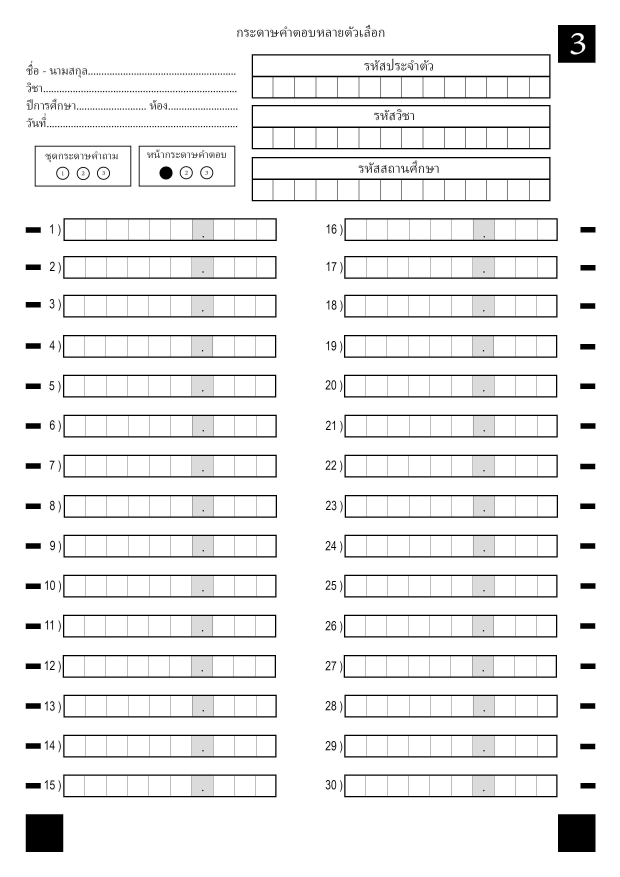
#> input picture T3/template3_page1_role.jpg, 2480 x 3508 px (shown at 1/4 size)
$ python -i t3ink.py   (imports and definitions only)
#> lines starting #> are read from the running program, lines starting #| are printed output that depends on the picture; after the words box and inside, x2 and y2 are one past the last pixel; in counts of white or black regions, pixels touching at a corner belong together
#> further down, picture is the input picture: shape (3508, 2480, 3); min 0, max 255, mean 238.5
### t3core.py
"""ฟังก์ชันประมวลผลภาพของ Template 3 (ไม่มี deep learning)
flatten แสง -> หาจุดอ้างอิง (สี่เหลี่ยมดำ/กล่องเลข 3/ขีดแถว) -> วัด layout จาก template
-> จัดภาพเป็น 1654x2339 (ลองหมุน 0/180/90/270) -> แบ่งช่อง -> Character Check (ink ratio) -> เตรียมช่อง 32x32
"""
import cv2, json, numpy as np

STD_W, STD_H = 1654, 2339          # ขนาดมาตรฐานหลังจัดภาพ (A4 @200dpi)
N_CELLS = 10                        # ช่องต่อแถวคำตอบ
DECIMAL_IDX = 6                     # ช่องที่ 7 (index 6) = จุดทศนิยม (พิมพ์ไว้แล้ว)
HEADER_CELLS = 14                   # ช่องต่อแถวรหัส

def to_std(img):
    return cv2.resize(img, (STD_W, STD_H), interpolation=cv2.INTER_AREA)
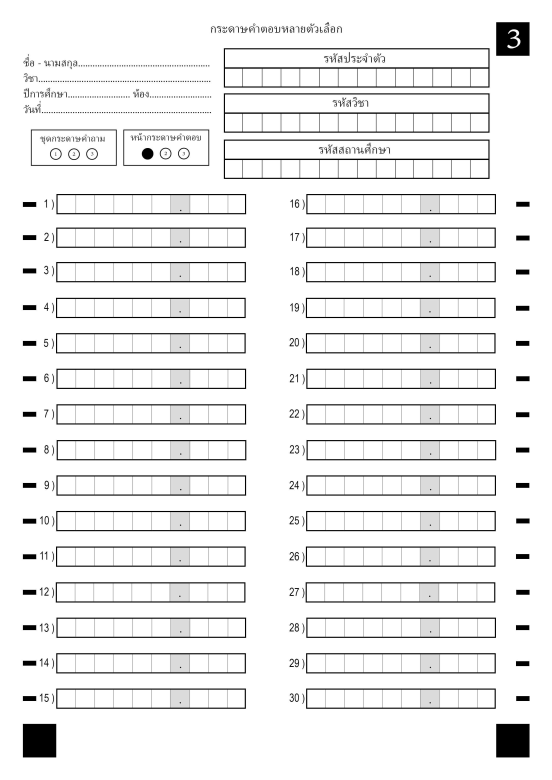
#> returned value: shape (2339, 1654, 3) (shown at 1/3 size); min 0, max 255, mean 238.5

# [54 lines left out: functions flatten, binarize, find_markers, not called in this run]

def marker_array(m):
    return np.float32([m["tl"], m["tr"], m["br"], m["bl"]])

# ---------------------------------------------------------------- layout (วัดจาก template เปล่า)
# [110 lines left out: functions _rects, build_layout, _dedup, find_page, _order, _align_once and 2 more, not called in this run]

ROTS = [None, cv2.ROTATE_180, cv2.ROTATE_90_CLOCKWISE, cv2.ROTATE_90_COUNTERCLOCKWISE]
# วัดจาก 30 รูปจริง + template (2026-10-14): ทิศถูก 0.863–0.999, หมุนผิด/สะท้อน ≤ 0.61 -> ตัดกลาง ๆ
MIN_SCORE = 0.7

# [56 lines left out: functions align, refine_rect, split_row, not called in this run]

INK_LEVEL = 185   # ค่าความสว่าง (หลัง flatten) ที่ถือว่าเป็นหมึกสำหรับ Character Check — กระดาษ ~255

DIGIT_LEVEL = 200  # threshold สำหรับตัดรูปตัวเลข (หลวมกว่า เก็บเส้นจาง)

def ink_mask(cell, level=None):
    m = (cell < (level or INK_LEVEL)).astype(np.uint8) * 255
    return cv2.morphologyEx(m, cv2.MORPH_OPEN, np.ones((2, 2), np.uint8))   # ลบจุด noise

# [22 lines left out: function remove_border_lines, not called in this run]

def ink_ratio(cell):
    """สัดส่วนหมึกในช่อง (Character Check: ว่างหรือไม่) ไม่นับเศษเส้นตาราง"""
    return float(remove_border_lines(ink_mask(cell)).mean() / 255)

# [6 lines left out: function bubble_filled, not called in this run]

PAPER_LEVEL = 248  # พื้นกระดาษปกติหลัง flatten (p1 ของช่องในแผ่น train ของเรา ~253)

# [23 lines left out: functions digit_level, prep_cell, not called in this run]

### t3ink.py
"""ตัดช่องตาม "หมึกจริง" แทนกรอบตายตัว — แก้เขียนทับเส้นข้าง / ลอยทับเส้นบน / ตัวใหญ่ล้น
1) ลบเส้นตาราง: ใช้ template เปล่าที่จัดแล้ว -> ตำแหน่งเส้นพิมพ์ (ขยาย 3px) ลบออกจากหมึก
2) หาก้อนหมึก (connected components) ในแถบรอบแถว (เผื่อขึ้นบน 0.9 เท่าความสูงช่อง)
3) ก้อนหมึกแต่ละก้อน -> ไปแถวที่จุดศูนย์กลางใกล้ที่สุด -> ไปช่องตามจุดศูนย์กลางแนวนอน
4) ตัดรูปตัวเลขจากกรอบของก้อนหมึก (ไม่ใช่กรอบช่อง) -> 32x32 แบบ MNIST
ใช้แทน split_row + ink_ratio ได้: row_cells_ink() คืน list 10 ช่อง (None = ว่าง)
"""
import cv2, numpy as np
import t3core as core

INK = 190          # หลัง flatten: หมึก < 200 (หลวม เก็บเส้นปากกาจาง)
MIN_AREA = 120     # พิกเซลหมึกน้อยกว่านี้ = จุด noise / เงา (ตัวเลขจริง ~200-600)


def line_mask(layout_template_img):
    """มาสก์สิ่งพิมพ์ที่ "ไม่ใช่เส้นตาราง" ของ template (พื้นเทาช่องจุด, จุด, เลขข้อ, ขีดดำ) ขยายเล็กน้อย
    เส้นตารางไม่ใส่ในมาสก์ เพราะกระดาษโค้งทำให้เส้นในรูปเลื่อน -> หาเส้นจากรูปจริงแทน (_ink)"""
    g = cv2.cvtColor(core.to_std(layout_template_img), cv2.COLOR_BGR2GRAY)
    m = (g < 235).astype(np.uint8) * 255
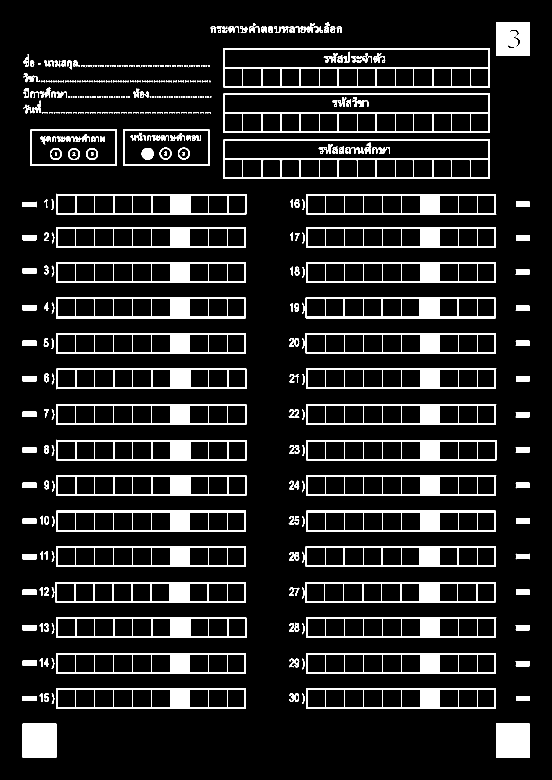
#> m: shape (2339, 1654) (shown at 1/3 size); 10.2% white; 556 white regions (267 under 20 px), largest, box (x1, y1, x2, y2) and area: (671, 280, 1469, 399) 12726, (670, 144, 1469, 263) 12004, (671, 418, 1469, 537) 11985
    dark = (g < 150).astype(np.uint8) * 255            # เส้นพิมพ์เข้ม (พื้นเทาช่องจุด ~200 ไม่นับ)
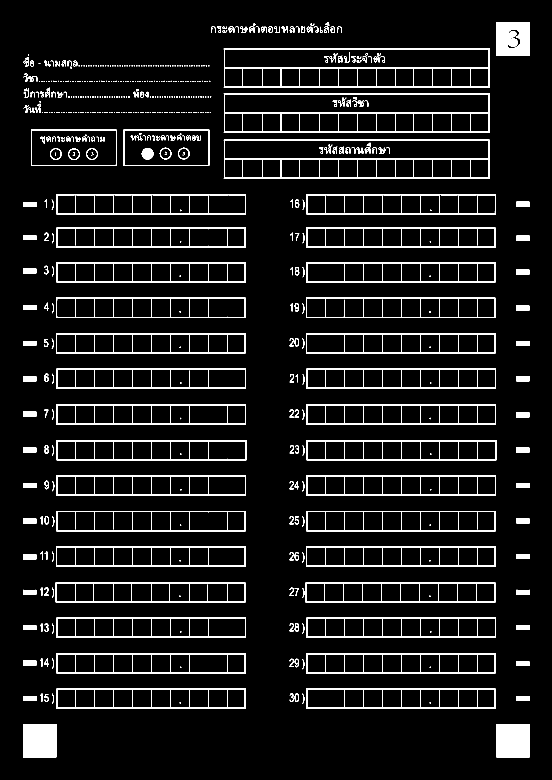
#> dark: shape (2339, 1654) (shown at 1/3 size); 6.5% white; 580 white regions (298 under 20 px), largest, box (x1, y1, x2, y2) and area: (671, 419, 1469, 537) 10474, (671, 145, 1469, 263) 10472, (69, 2172, 169, 2272) 10000
    hl = cv2.morphologyEx(dark, cv2.MORPH_OPEN, cv2.getStructuringElement(cv2.MORPH_RECT, (40, 1)))
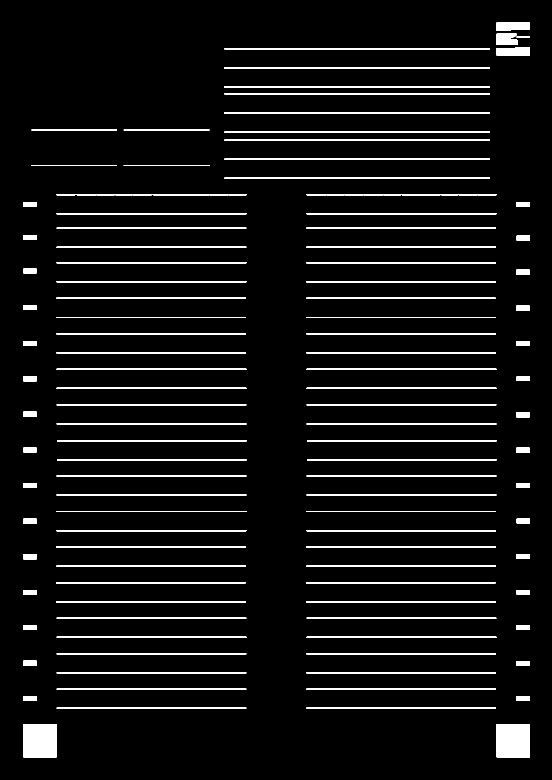
#> hl: shape (2339, 1654) (shown at 1/3 size); 5% white; 109 white regions, largest, box (x1, y1, x2, y2) and area: (70, 2172, 170, 2272) 10000, (1490, 2172, 1590, 2272) 10000, (672, 533, 1470, 537) 3189
    vl = cv2.morphologyEx(dark, cv2.MORPH_OPEN, cv2.getStructuringElement(cv2.MORPH_RECT, (1, 30)))
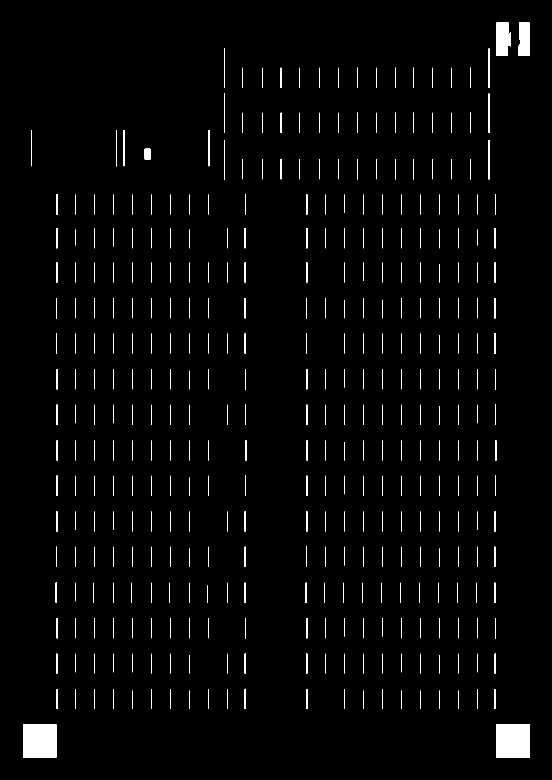
#> vl: shape (2339, 1654) (shown at 1/3 size); 1.6% white; 370 white regions, largest, box (x1, y1, x2, y2) and area: (69, 2173, 169, 2273) 10000, (1489, 2173, 1589, 2273) 10000, (1489, 68, 1532, 168) 3801
    m[cv2.dilate(hl | vl, np.ones((3, 3), np.uint8)) > 0] = 0
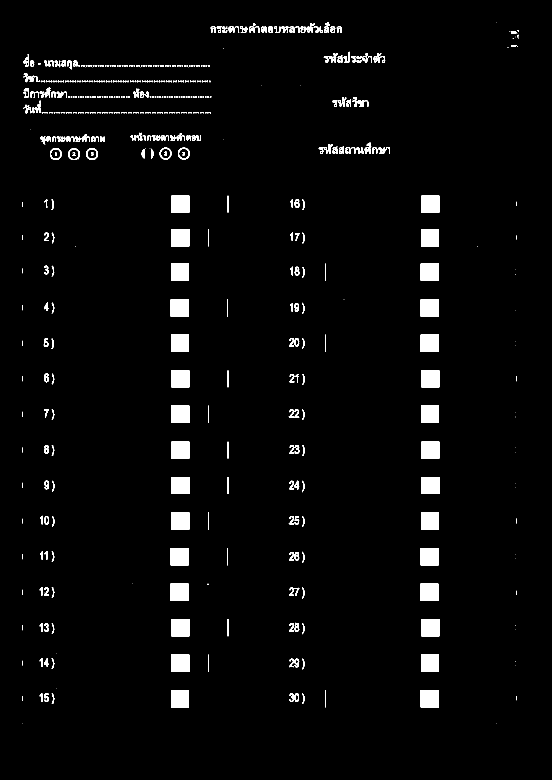
#> m: shape (2339, 1654) (shown at 1/3 size); 3.1% white; 599 white regions (331 under 20 px), largest, box (x1, y1, x2, y2) and area: (1262, 1004, 1317, 1056) 2860, (513, 1217, 568, 1269) 2860, (513, 1537, 568, 1589) 2860
    return cv2.dilate(m, np.ones((7, 7), np.uint8))
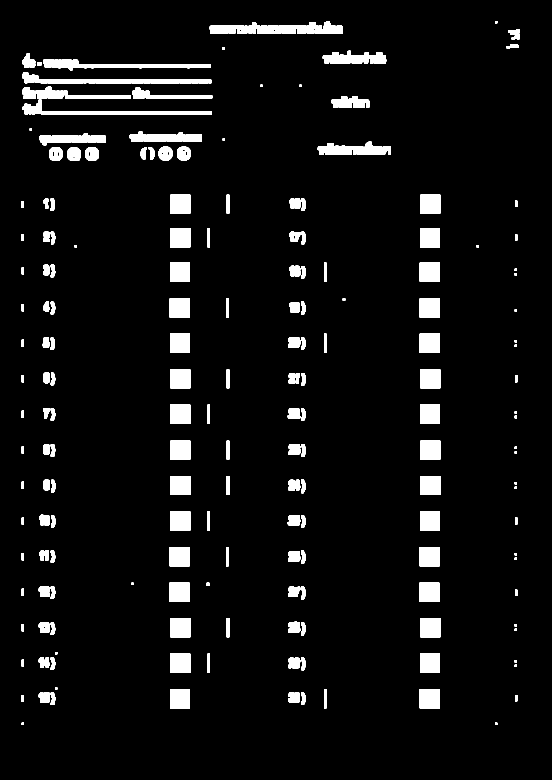
#> returned value: shape (2339, 1654) (shown at 1/3 size); 5.8% white; 180 white regions, largest, box (x1, y1, x2, y2) and area: (629, 63, 1029, 102) 10083, (129, 177, 632, 211) 6951, (67, 217, 635, 250) 6867


# [144 lines left out: functions grid_lines, _ink, _merge, _split_wide, _assign, page_cells and 1 more, not called in this run]


import re
_VALID = re.compile(r"^_*#*\.#*_*$")      # จำนวนเต็มติดกันชิดจุด + ทศนิยมติดกันต่อจากจุด


# [17 lines left out: function page_cells_hybrid, not called in this run]

>>> import cv2
>>> picture = cv2.imread('T3/template3_page1_role.jpg')
>>> result = line_mask(picture)
